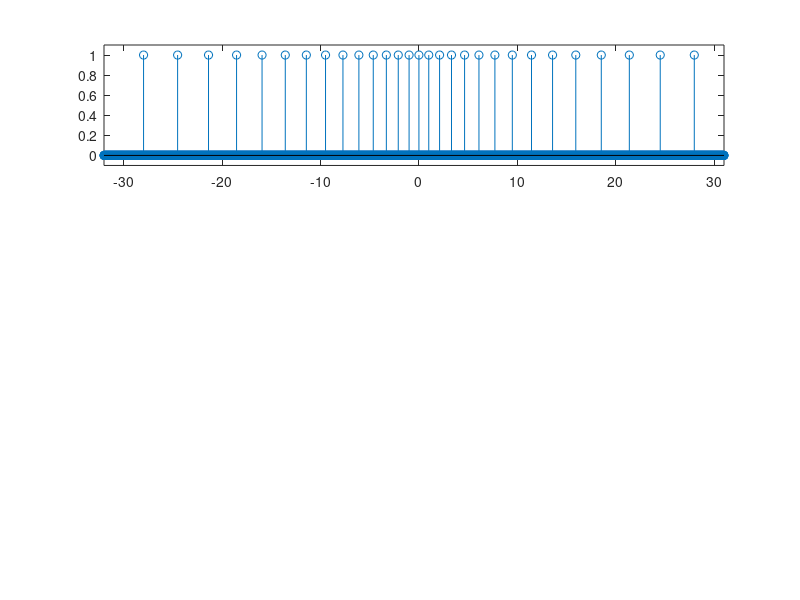

The MATLAB source for this figure: (Note: this script raises an error after producing the figure.)
%% Lecture 13 - Example 2
%
% Variable-density sampling (1D)
%
N = 64;
Ni=100;
denscomp=0;			% Density compensate
kx = [-N/2:1/Ni:N/2-1];		% kx locations
a = .1;				% Weighting for spacing
dk = 1+a*abs(kx);		% Spacing betweek k-space points
H = 0*kx;

k=0;
fc = find(kx==0);

while k<max(kx)
  [y,imin] = min(abs(kx-k));
  H(imin)=1;
  if (denscomp==1) H(imin)=dk(imin)/max(abs(dk)); end;
  H(2*fc-imin)=H(imin);	% Negative point
  k=k+dk(imin);
end;

% -- Calculate PSFs

Hv=H;
sH = sum(Hv);

% -- Full k-space, PSF calculation
Hf = ones(1,N);
H=Hf;
Hpad = [0*H 0*H 0*H 0*H 0*H 0*H H 0*H 0*H 0*H 0*H 0*H 0*H];
hf = ifftshift(ifft(ifftshift(Hpad)))*length(Hpad)/length(Hf);
xf = [0:length(hf)-1]/length(hf)*N-N/2;
hf = hf.* exp(i*pi*xf/64);

% -- VDS k-space, PSF calculation
H = Hv;
Hpad = [0*H 0*H 0*H 0*H 0*H 0*H H 0*H 0*H 0*H 0*H 0*H 0*H];
hv = ifftshift(ifft(ifftshift(Hpad)))*length(Hpad)/length(H)*Ni*N/sH;
xv = (([0:length(hv)-1]-0.5)/length(hv)*N-N/2)*Ni;
hv = hv.* exp(-i*pi*xv/64);

% -- Plots
subplot(3,1,1)
stem(kx,Hv(:));
axis([-N/2 N/2-1 -.1 1.1]);
lplot('k-space','Sample Modulation','Sampling Modulation H(k)');

subplot(3,1,2)
plot(xf,real(hf),'b--',xv,real(hv),'r--');
lplot('position (pixels)','PSF','PSF h(r)');
axis([-N/2 N/2-1 -.6 1.2]);
legend('Full','Var-Dens');

subplot(3,1,3)
plot(xf,real(hf),'b--',xv,real(hv),'r--');
lplot('position (pixels)','PSF','PSF h(r)');
%axis([-N/2 N/2-1 -.6 1.2]);
axis([-5 5 -.6 1.2]);
legend('Full','Var-Dens');


